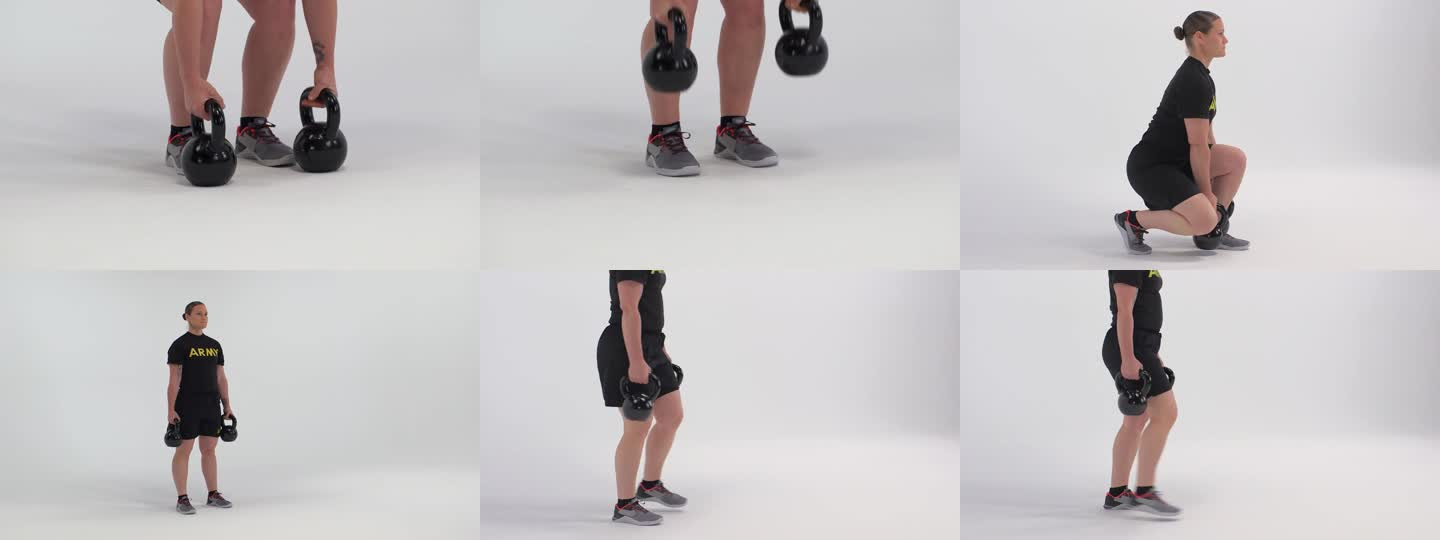
#> input picture docs/benchmark/motionzip_multimodal_sidecar_ab/dense_raw_montage.jpg, 1440 x 540 px
$ python multimodal_image_compression_reproof.py
#> lines starting #> are read from the running program, lines starting #| are printed output that depends on the picture
"""Rebuild the multimodal image-compression evidence report.

This host-side benchmark reuses checked-in image assets and saved official
model outputs. It does not call a model. The goal is to make the existing
evidence auditable and reproducible:

* byte-size comparison: raw video vs dense montage vs sidecar images/panel;
* content comparison: dense visual montage output vs MotionZip sidecar output;
* model-output equivalence: official LiteRT dense vs MotionZip prompt results;
* performance comparison: saved official LiteRT prompt endpoint timings.
"""

from __future__ import annotations

import argparse
import html
import json
import math
from dataclasses import dataclass
from pathlib import Path
from typing import Any

from PIL import Image, ImageDraw, ImageFont


REPO_ROOT = Path(__file__).resolve().parents[1]
DEFAULT_OUT_DIR = REPO_ROOT / "docs" / "benchmark" / "multimodal_image_compression_reproof_2026-05-16"
SOURCE_VIDEO = REPO_ROOT / "test_assets" / "videos" / "internet_public" / "lunge_forward_army.webm"
SIDECAR_DIR = REPO_ROOT / "docs" / "benchmark" / "motionzip_multimodal_sidecar_ab"
EQUIVALENCE_DIR = REPO_ROOT / "docs" / "benchmark" / "motionzip_equivalence_prompt_endpoint_hardened4_official_2026-05-16"
SPARSE_RESULTS = REPO_ROOT / "docs" / "benchmark" / "motionzip_sparse_understanding" / "results.json"


EXPECTED_VISUAL = {
    "activity_guess": "lunge_like_unilateral_motion",
    "equipment": "kettlebells",
    "scene": "white indoor studio",
    "visible_body_region": "lower_body",
    "motion_states": "step_or_descent_or_return",
    "event": "monitor_only",
    "velocity_hint": "high_velocity",
    "confidence_hint": "low_moderate_confidence",
    "limits": "single_camera_pose; sampled_video_pose_not_every_frame; no_force_or_grf; no_medical_or_fall_risk_claim",
}

DENSE_VISUAL_OUTPUT = {
    "activity_guess": "workout",
    "equipment": "kettlebells",
    "scene": "white indoor studio",
    "visible_body_region": "legs and torso",
    "motion_states": "standing",
    "event": "unknown",
    "velocity_hint": "moderate",
    "confidence_hint": "high",
    "limits": "unknown",
}

SIDECAR_VISUAL_OUTPUT = {
    "activity_guess": "lunge_like_unilateral_motion",
    "equipment": "kettlebells",
    "scene": "white indoor studio",
    "visible_body_region": "lower_body",
    "motion_states": "step_or_descent_or_return",
    "event": "monitor_only",
    "velocity_hint": "high_velocity",
    "confidence_hint": "low_moderate_confidence",
    "limits": "single_camera_pose; sampled_video_pose_not_every_frame; no_force_or_grf; no_medical_or_fall_risk_claim",
}


@dataclass(frozen=True)
class ImageInfo:
    path: Path
    bytes: int
    width: int
    height: int

    # [7 lines left out: function to_json, not called in this run]


def rel(path: Path, root: Path = REPO_ROOT) -> str:
    return str(path.relative_to(root)).replace("\\", "/")


def read_json(path: Path) -> Any:
    return json.loads(path.read_text(encoding="utf-8-sig"))


def write_json(path: Path, payload: Any) -> None:
    path.parent.mkdir(parents=True, exist_ok=True)
    path.write_text(json.dumps(payload, indent=2, ensure_ascii=False), encoding="utf-8")


def image_info(path: Path) -> ImageInfo:
    with Image.open(path) as image:
#> image is the input picture: PIL image 1440x540 RGB; mean R, G, B 196.7, 193.4, 194.4
        width, height = image.size
#> width = 1440; height = 540
    return ImageInfo(path=path, bytes=path.stat().st_size, width=width, height=height)


# [42 lines left out: functions fit_image, label, build_single_panel, not called in this run]


def normalize(value: Any) -> str:
    return str(value).strip().lower().replace("_", " ")


# [61 lines left out: functions visual_field_checks, pass_summary, percent_reduction, load_equivalence_summary, not called in this run]


def build_results(out_dir: Path) -> dict[str, Any]:
    out_dir.mkdir(parents=True, exist_ok=True)
    dense_montage = image_info(SIDECAR_DIR / "dense_raw_montage.jpg")
    env_keyframe = image_info(SIDECAR_DIR / "env_candidate_210.jpg")
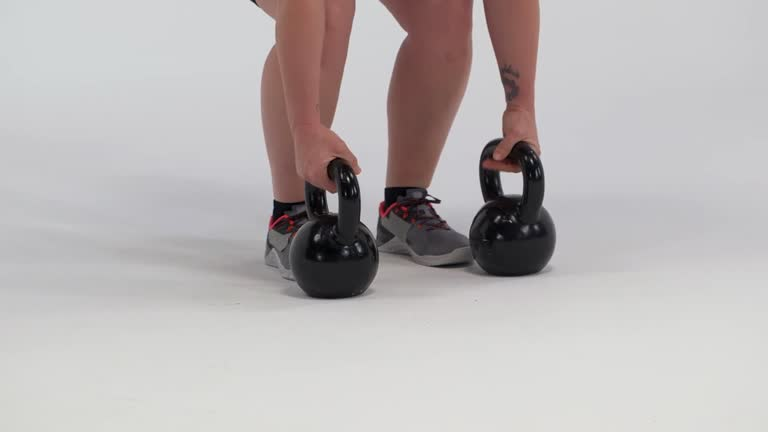
#> input picture docs/benchmark/motionzip_multimodal_sidecar_ab/env_candidate_210.jpg, 768 x 432 px
#> in image_info, image is the input picture: PIL image 768x432 RGB; mean R, G, B 186.2, 181.3, 181.3
    event_montage = image_info(SIDECAR_DIR / "motionzip_event_montage.jpg")
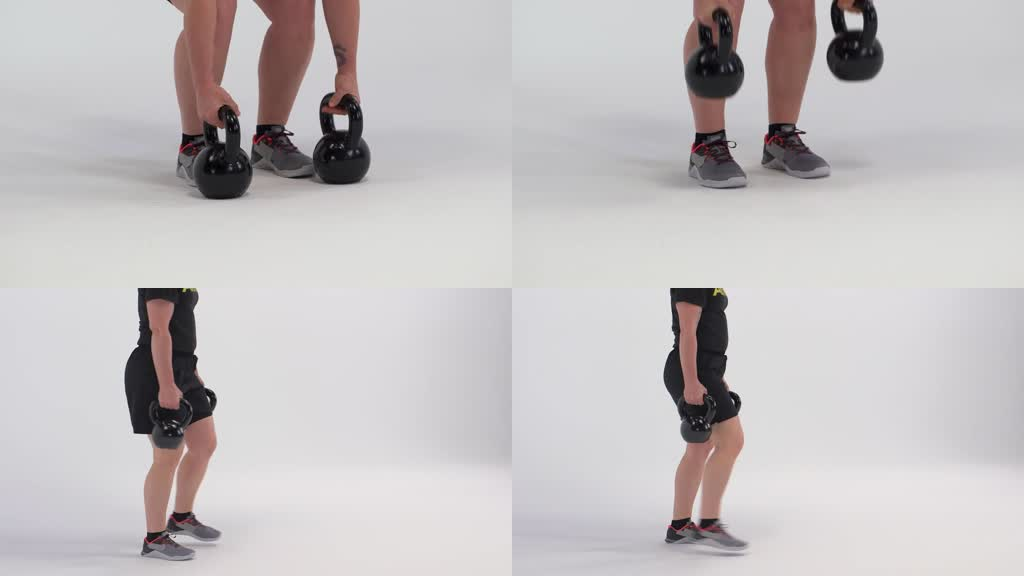
#> input picture docs/benchmark/motionzip_multimodal_sidecar_ab/motionzip_event_montage.jpg, 1024 x 576 px
#> in image_info, image is the input picture: PIL image 1024x576 RGB; mean R, G, B 195.8, 191.8, 193
    schema_path = SIDECAR_DIR / "sidecar_schema.json"
#> (the run stopped early here; a loop or call above may not have finished)
